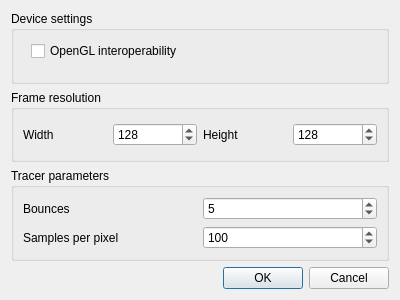
<?xml version="1.0" encoding="UTF-8"?>
<ui version="4.0">
 <class>Configurationdialog</class>
 <widget class="QDialog" name="Configurationdialog">
  <property name="geometry">
   <rect>
    <x>0</x>
    <y>0</y>
    <width>400</width>
    <height>300</height>
   </rect>
  </property>
  <property name="windowTitle">
   <string>Configuration</string>
  </property>
  <layout class="QVBoxLayout" name="verticalLayout">
   <item>
    <widget class="QGroupBox" name="groupBox_3">
     <property name="title">
      <string>Device settings</string>
     </property>
     <widget class="QCheckBox" name="checkBox">
      <property name="geometry">
       <rect>
        <x>20</x>
        <y>30</y>
        <width>387</width>
        <height>20</height>
       </rect>
      </property>
      <property name="text">
       <string>OpenGL interoperability</string>
      </property>
     </widget>
    </widget>
   </item>
   <item>
    <widget class="QGroupBox" name="groupBox">
     <property name="title">
      <string>Frame resolution</string>
     </property>
     <layout class="QHBoxLayout" name="horizontalLayout_2">
      <item>
       <widget class="QLabel" name="label_3">
        <property name="text">
         <string>Width</string>
        </property>
       </widget>
      </item>
      <item>
       <widget class="QSpinBox" name="spinBox_2">
        <property name="minimum">
         <number>64</number>
        </property>
        <property name="maximum">
         <number>4096</number>
        </property>
        <property name="value">
         <number>128</number>
        </property>
       </widget>
      </item>
      <item>
       <widget class="QLabel" name="label">
        <property name="text">
         <string>Height</string>
        </property>
       </widget>
      </item>
      <item>
       <widget class="QSpinBox" name="spinBox">
        <property name="minimum">
         <number>64</number>
        </property>
        <property name="maximum">
         <number>4096</number>
        </property>
        <property name="value">
         <number>128</number>
        </property>
       </widget>
      </item>
     </layout>
    </widget>
   </item>
   <item>
    <widget class="QGroupBox" name="groupBox_2">
     <property name="title">
      <string>Tracer parameters</string>
     </property>
     <layout class="QVBoxLayout" name="verticalLayout_2">
      <item>
       <layout class="QHBoxLayout" name="horizontalLayout">
        <item>
         <widget class="QLabel" name="label_2">
          <property name="text">
           <string>Bounces</string>
          </property>
         </widget>
        </item>
        <item>
         <widget class="QSpinBox" name="spinBox_3">
          <property name="minimum">
           <number>1</number>
          </property>
          <property name="maximum">
           <number>64</number>
          </property>
          <property name="value">
           <number>5</number>
          </property>
         </widget>
        </item>
       </layout>
      </item>
      <item>
       <layout class="QHBoxLayout" name="horizontalLayout_3">
        <item>
         <widget class="QLabel" name="label_4">
          <property name="text">
           <string>Samples per pixel</string>
          </property>
         </widget>
        </item>
        <item>
         <widget class="QSpinBox" name="spinBox_4">
          <property name="minimum">
           <number>1</number>
          </property>
          <property name="maximum">
           <number>16000</number>
          </property>
          <property name="value">
           <number>100</number>
          </property>
         </widget>
        </item>
       </layout>
      </item>
     </layout>
    </widget>
   </item>
   <item>
    <widget class="QDialogButtonBox" name="buttonBox">
     <property name="orientation">
      <enum>Qt::Horizontal</enum>
     </property>
     <property name="standardButtons">
      <set>QDialogButtonBox::Cancel|QDialogButtonBox::Ok</set>
     </property>
    </widget>
   </item>
  </layout>
 </widget>
 <resources/>
 <connections/>
</ui>
